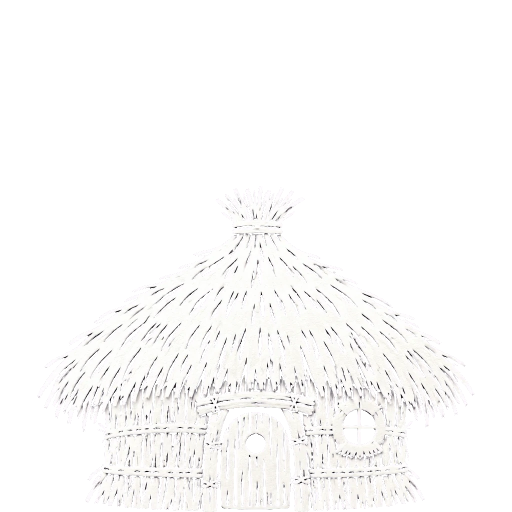
#> input picture art/dolls/straw_house.webp, 1024 x 1024 px, given in place of comp.png, which was not available (shown at 1/2 size)
$ python pad_ref.py ../art/dolls
#> lines starting #> are read from the running program, lines starting #| are printed output that depends on the picture
#!/usr/bin/env python3
"""태블릿 완성 그림을 회색 판에 얹어 아이폰 가로·세로 완성 그림의 기준 그림을 만든다(docs/SCENE_PLAN.md).
  uv run --no-project --with pillow python tools/pad_ref.py art_src/v2/<동화>/<장소>
가로: 높이에 맞춰 가운데. 세로: 너비에 맞춰 아래 가운데(위는 하늘, 아래는 땅이 이어지도록)."""
import os, sys
from PIL import Image

for d in sys.argv[1:]:
    tab = Image.open(os.path.join(d, 'tab/comp.png')).convert('RGB')
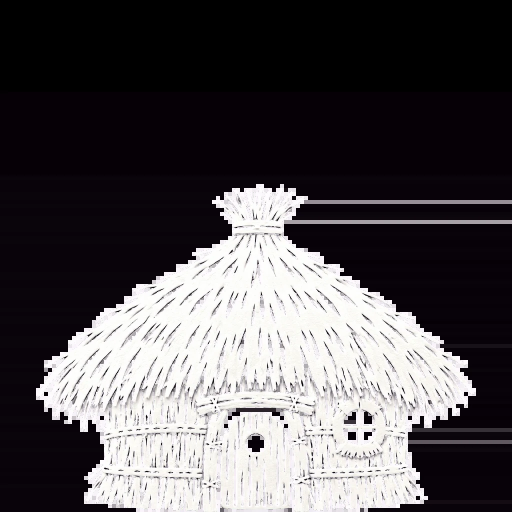
#> tab: PIL image 1024x1024 RGB (shown at 1/2 size); mean R, G, B 84.4, 80.9, 83.8
    for fmt, (W, H) in {'land': (1844, 853), 'port': (851, 1847)}.items():
        out = os.path.join(d, fmt, 'ref_pad.png')
        if os.path.exists(out): continue
        pad = Image.new('RGB', (W, H), (128, 128, 128))
        if fmt == 'land':
            w = round(tab.width * H / tab.height); pad.paste(tab.resize((w, H), Image.LANCZOS), ((W - w) // 2, 0))
        else:
            h = round(tab.height * W / tab.width); pad.paste(tab.resize((W, h), Image.LANCZOS), (0, 860))
        os.makedirs(os.path.dirname(out), exist_ok=True); pad.save(out)
        print(out)
#> this loop made 2 passes
#> pass 1, `os.makedirs(os.path.dirname(out), exist_ok=True)`:
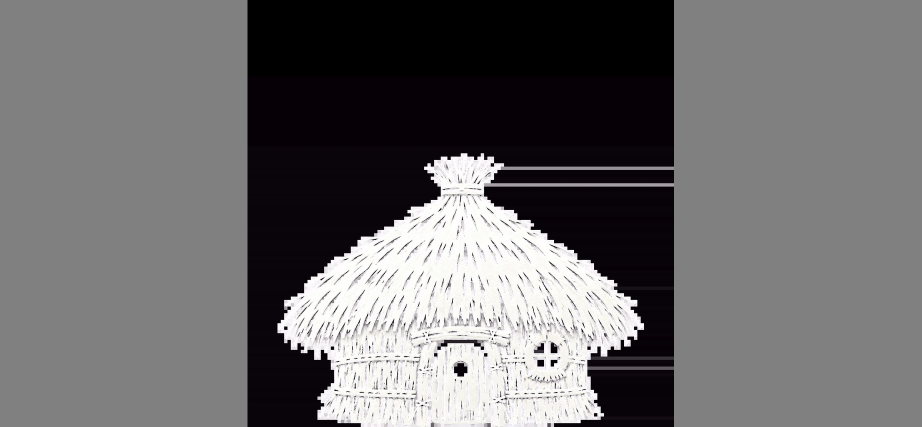
#> saved as ref_pad.png: PIL image 1844x853 RGB (shown at 1/2 size); mean R, G, B 107.8, 106.2, 107.5
#> pass 2, `os.makedirs(os.path.dirname(out), exist_ok=True)`:
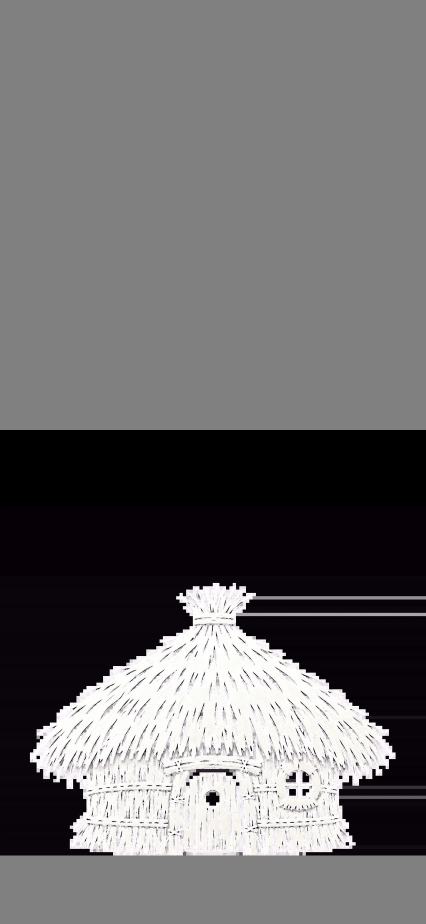
#> saved as ref_pad.png: PIL image 851x1847 RGB (shown at 1/2 size); mean R, G, B 107.9, 106.3, 107.6
